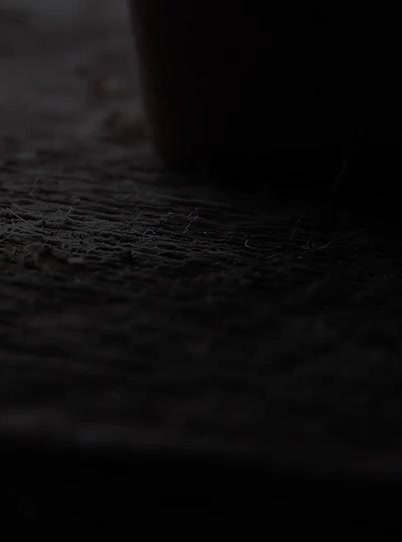
#> input picture Level 8 - Finale Grande/Ants in my Telly/working_files/only_codes_in_video_as_images/ezgif-frame-001.jpg, 402 x 542 px
$ python solver.py
#> lines starting #> are read from the running program, lines starting #| are printed output that depends on the picture
import cv2
import os
import numpy as np
from PIL import Image

def extract_frames(video_path, output_folder):
    # Create output folder if it doesn't exist
    if not os.path.exists(output_folder):
        os.makedirs(output_folder)

    # Open the video file
    cap = cv2.VideoCapture(video_path)
    # Read the video frames
    success, frame = cap.read()
    frame_count = 0

    # Loop through frames
    while success:
        # Save frame as an image
        frame_path = os.path.join(output_folder, f"frame_{frame_count}.jpg")
        cv2.imwrite(frame_path, frame)

        # Read next frame
        success, frame = cap.read()
        frame_count += 1

    # Release the video capture object
    cap.release()
    print("Frames extracted successfully.")


def calculate_average_image(folder_path):
    images = []

    # Iterate through all files in the folder
    for filename in os.listdir(folder_path):
        if filename.endswith('.jpg') or filename.endswith('.jpg'):  # Assuming images are jpg or png
            image_path = os.path.join(folder_path, filename)
            image = cv2.imread(image_path)
            if image is not None:
                images.append(image)

    # Calculate average image
    if len(images) > 0:
        average_image = np.mean(images, axis=0).astype(np.uint8)
        return average_image
    else:
        print("No images found in the folder.")
        return None


def parse_grid_in_binary_file(image_path):
    # Open the image
    image = Image.open(image_path)

    # Convert image to grayscale
    gray_image = image.convert('L')

    # Get width and height of the image
    width, height = gray_image.size

    cipher = []
    # Iterate through each row of the image
    for y in range(height):
        # Get the pixel values of the current row
        row_pixels = list(gray_image.getdata())[y * width: (y + 1) * width]

        # Find the index of the whitest pixel (pixel with maximum value)
        white_index = row_pixels.index(max(row_pixels))

        # Initialize a list to store the binary values
        binary_values = []

        # Iterate through each pixel in the row
        for x, pixel_value in enumerate(row_pixels):
            # Append '0' if the pixel is not the whitest, otherwise append '1'
            binary_values.append('1' if x == white_index else '0')

        # Write the binary values of the row to the text file
        cipher.append(''.join(binary_values))
    return cipher


def get_known_key_values(cipher_lines):
    key = []
    for i, t in enumerate("he2024{"):
        entry = {
            "index": cipher_lines[i].index('1'),
            "value": t
        }
        if entry not in key:
            key.append(entry)

    key.append({
        "index": cipher_lines[len(cipher_lines)-1].index('1'),
        "value": "}"
    })

    key.append({  # From frequency analysis
        "index": 16,
        "value": "_"
    })

    key.append({  # Assume because of ending too
        "index": 13,
        "value": "t"
    })

    # 1_w0nder_who_
    key.append({  # Test
        "index": 0,
        "value": "1"
    })

    key.append({  # Test
        "index": 10,
        "value": "w"
    })

    key.append({  # Test
        "index": 18,
        "value": "n"
    })

    key.append({  # Test
        "index": 17,
        "value": "d"
    })

    key.append({  # Test
        "index": 8,
        "value": "3"
    })

    key.append({  # Test
        "index": 26,
        "value": "r"
    })

    key.append({  # Test
        "index": 19,
        "value": "o"
    })

    key.append({  # Test
        "index": 36,
        "value": "5"
    })

    key.append({  # Test
        "index": 21,
        "value": "p"
    })

    key.append({  # Test
        "index": 15,
        "value": "b"
    })

    key.append({  # Test
        "index": 11,
        "value": "a"
    })

    key.append({  # Test
        "index": 33,
        "value": "j"
    })

    key.append({  # Test
        "index": 29,
        "value": "u"
    })

    return key


def print_frequency_anaylsis(cipher_lines):
    frequencies = []
    for line, line_value in enumerate(cipher_lines):
        value = cipher_lines[line].index('1')
        found = False
        for index, entry in enumerate(frequencies):
            if not found:
                if entry["value"] == value:
                    frequencies[index]["count"] = frequencies[index]["count"] + 1
                    found = True

        if not found:
            frequencies.append({
                "value": value,
                "count": 1
            })

    sorted_frequencies = sorted(frequencies, key=lambda d: d['count'], reverse=True)
    for entry in sorted_frequencies:
        print(entry)


def main():
    # change working directory to script location
    abspath = os.path.abspath(__file__)
    dname = os.path.dirname(abspath)
    os.chdir(dname)

    video_path = "./working_files/only_codes_from_video/cutted_video.mp4"
    image_frame_folder = "./working_files/only_codes_in_video_as_images/"
    # extract_frames(video_path, image_frame_folder)

    avg_image = calculate_average_image(image_frame_folder)
#> in calculate_average_image, image is the input picture: shape (542, 402, 3); mean B, G, R 12.4, 12.2, 12.9
#> in calculate_average_image, `average_image = np.mean(images, axis=0).astype(np.uint8)`:
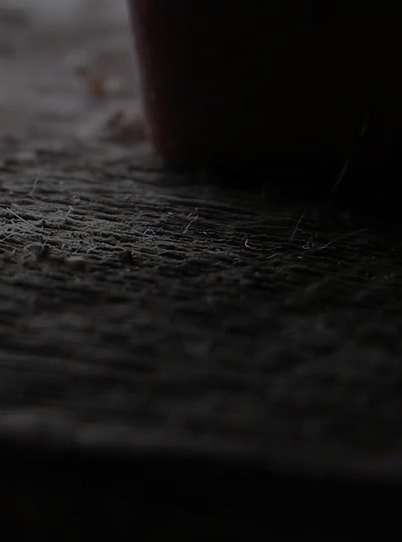
#> average_image: shape (542, 402, 3); mean of channels 0, 1, 2 22.3, 22.4, 24; drawn as B, G, R
    if avg_image is not None:
        cv2.imwrite("average_image.jpg", avg_image)
        print("Average image saved as average_image.jpg")

    # Open the image
    image = Image.open("average_image.jpg")
#> image: PIL image 402x542 RGB
    # Resize the image to width 40 and height 55
    resized_image = image.resize((40, 55))
    # Save the resized image
    resized_image.save("average_image_resized.jpg")

    cipher_lines = parse_grid_in_binary_file("average_image_resized.jpg")
#> in parse_grid_in_binary_file, `gray_image = image.convert('L')`:
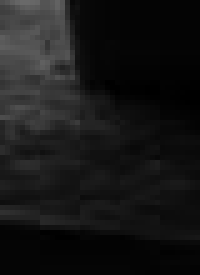
#> gray_image: PIL image 40x55 L (shown 5 times larger); min 0, max 105, mean 22.7
#> the loop in parse_grid_in_binary_file, `for y in range(height):` made 55 passes
#> white_index on passes 1 to 12: 4, 11, 11, 11, 12, 7, 6, 0, 0, 0, 6, 7
#> after the loop in parse_grid_in_binary_file, `for y in range(height):`: cipher = 55 items
#> cipher_lines = 55 items

    solution = []
    key = get_known_key_values(cipher_lines)
#> the loop in get_known_key_values, `for i, t in enumerate("he2024{"):` made 7 passes
#> entry on passes 1 to 7: {'index': 4, 'value': 'h'}, {'index': 11, 'value': 'e'}, {'index': 11, 'value': '2'}, {'index': 11, 'value': '0'}, {'index': 12, 'value': '2'}, {'index': 7, 'value': '4'}, {'index': 6, 'value': '{'}
#> after the loop in get_known_key_values, `for i, t in enumerate("he2024{"):`: key = 7 items
#> key = 23 items


    print(key)
#> (printed output is left out)

    print_frequency_anaylsis(cipher_lines)
#> the loop in print_frequency_anaylsis, `for line, line_value in enumerate(cipher_lines):` made 55 passes
#> (line_value, value) on passes 1 to 12: ('0000100000000000000000000000000000000000', 4), ('0000000000010000000000000000000000000000', 11), ('0000000000010000000000000000000000000000', 11), ('0000000000010000000000000000000000000000', 11), ('0000000000001000000000000000000000000000', 12), ('0000000100000000000000000000000000000000', 7), ('0000001000000000000000000000000000000000', 6), ('1000000000000000000000000000000000000000', 0), ('1000000000000000000000000000000000000000', 0), ('1000000000000000000000000000000000000000', 0), ('0000001000000000000000000000000000000000', 6), ('0000000100000000000000000000000000000000', 7)
#> after the loop in print_frequency_anaylsis, `for line, line_value in enumerate(cipher_lines):`: frequencies = 18 items
#> the loop in print_frequency_anaylsis, `for entry in sorted_frequencies:` made 18 passes
#> entry on passes 1 to 12: {'value': 0, 'count': 15}, {'value': 7, 'count': 8}, {'value': 8, 'count': 7}, {'value': 11, 'count': 4}, {'value': 6, 'count': 4}, {'value': 2, 'count': 3}, {'value': 3, 'count': 2}, {'value': 5, 'count': 2}, {'value': 4, 'count': 1}, {'value': 12, 'count': 1}, {'value': 27, 'count': 1}, {'value': 9, 'count': 1}
#| {'value': 0, 'count': 15}
#| {'value': 7, 'count': 8}
#| {'value': 8, 'count': 7}
#| {'value': 11, 'count': 4}
#| {'value': 6, 'count': 4}
#| {'value': 2, 'count': 3}
#| {'value': 3, 'count': 2}
#| {'value': 5, 'count': 2}
#> (further printed lines are left out)


    for row, line in enumerate(cipher_lines):
        one_index = cipher_lines[row].index('1')
        for key_index, key_entry in enumerate(key):
            if key[key_index]["index"] == one_index:
                line = line.replace("0", "")
                line = line.replace("1", key_entry["value"])
        print("{0},     {1}".format(one_index, line))
#> this loop made 55 passes
#| 4,     h
#| 11,     e
#| 11,     e
#| 11,     e
#| 12,     2
#| 7,     4
#| 6,     {
#| 0,     }
#> (further printed lines are left out)


if __name__ == '__main__':
    main()
